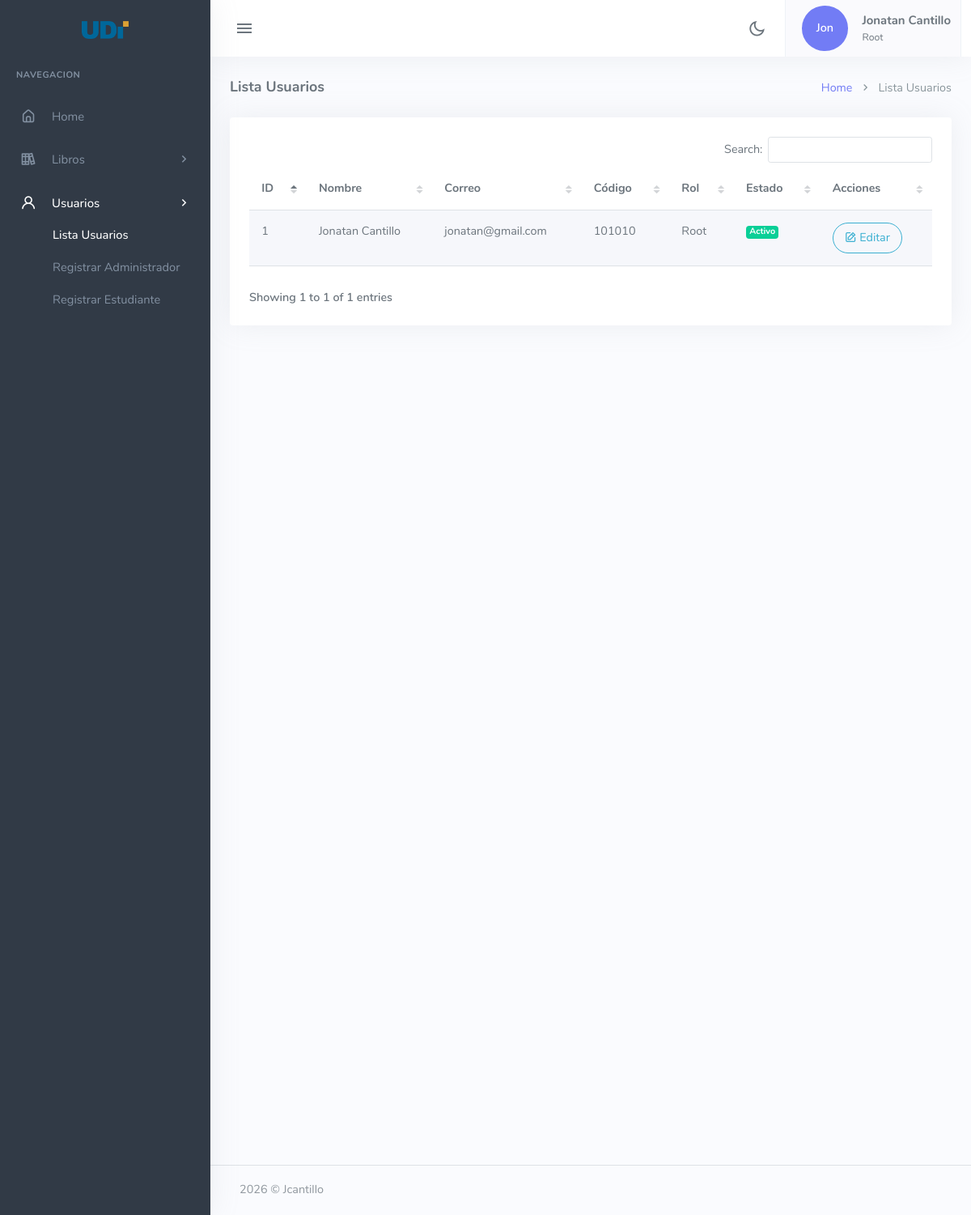
Page /barrancabermeja/tables-datatable.php (signed in) on the earlier database version.
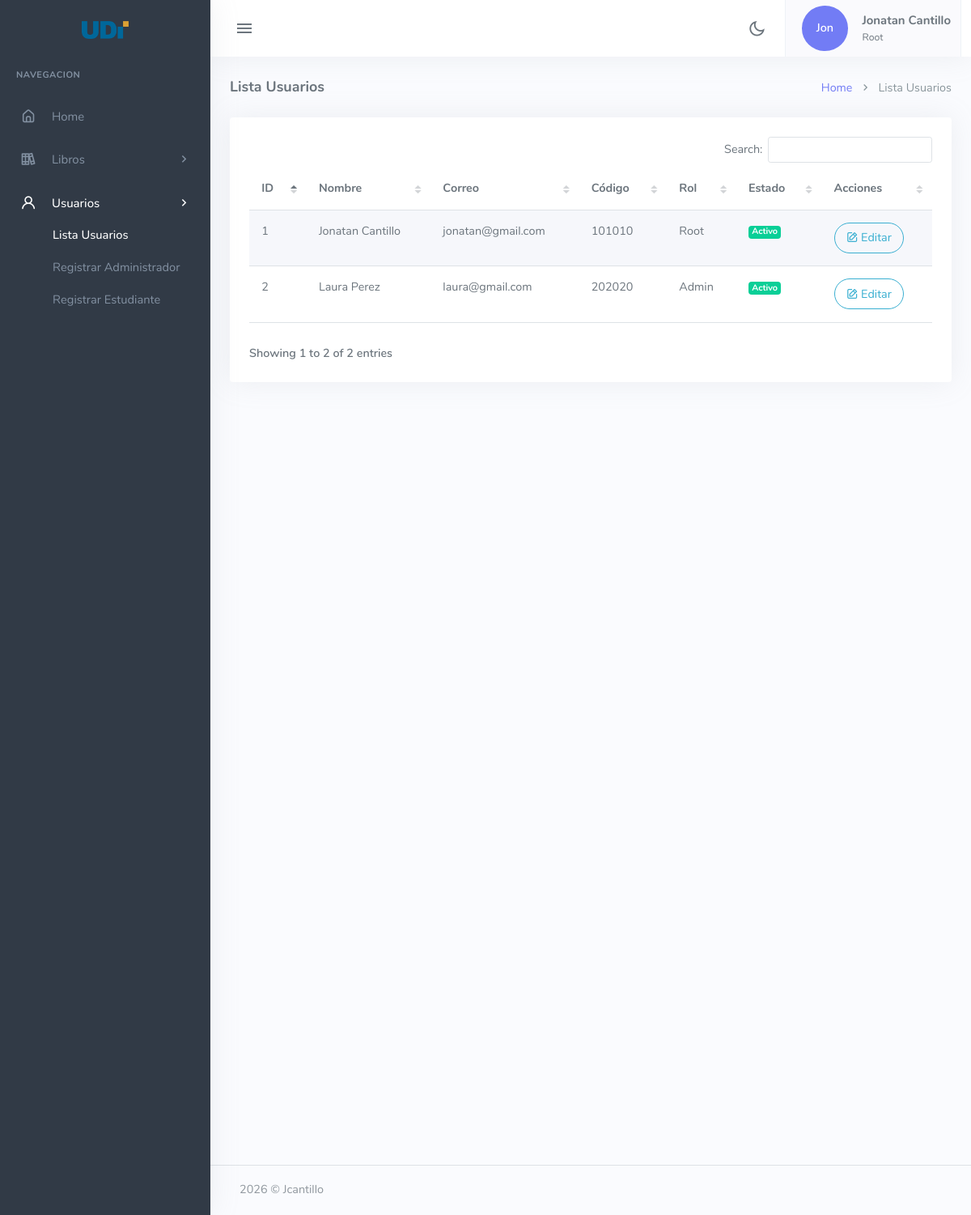
Same page on the later database version.
### tables this page shows
CREATE TABLE usuarios (
    idUser INT AUTO_INCREMENT PRIMARY KEY,         
    code_cc VARCHAR(50) NOT NULL UNIQUE,            
    name VARCHAR(50) NOT NULL,                     
    email VARCHAR(100) NOT NULL UNIQUE,            
    password VARCHAR(255) NOT NULL,                
    fecha_registro TIMESTAMP DEFAULT CURRENT_TIMESTAMP,  
    ultimo_acceso TIMESTAMP NULL,                  
    rol ENUM('Root', 'Admin', 'Estudiante') DEFAULT 'Estudiante',   
    carrera ENUM('Admi. Empresas', 'Ing. Sistemas', 'Diseño grafico','Ing. Industrial','Psicologia','Admin') DEFAULT 'Admin',   
    estado ENUM('Activo', 'Inactivo') DEFAULT 'Activo'   
);

### barrancabermeja/includes/conn.php (called while the page is built, shortened)
<?php
if (!class_exists('conectarDB')) {
    class conectarDB {
        public function __construct() {
            try {
                $this->conn_db = new PDO(
                    DB_HOST, DB_USER, DB_PASS,
                    [PDO::ATTR_ERRMODE => PDO::ERRMODE_EXCEPTION]
                );
                return $this->conn_db;
            } catch(PDOException $e) {
                die("Database error: " . $e->getMessage());
            }
        }
    }
}

### barrancabermeja/includes/class_usuario.php (called while the page is built, shortened)
<?php
require('conn.php');
class Usuario extends conectarDB {
    public function listarUsuarios() {
        $sql = "SELECT * FROM usuarios";
        $stmt = $this->conn_db->prepare($sql);
        $stmt->execute();
        $resultados = $stmt->fetchAll(PDO::FETCH_ASSOC);
        return $resultados;
    }
    public function datosUser_email($email) {
        $sql = "SELECT * FROM usuarios WHERE email = :email";
        $stmt = $this->conn_db->prepare($sql);
        $stmt->bindParam(':email', $email, PDO::PARAM_STR);
        $stmt->execute();
        $resultado = $stmt->fetch(PDO::FETCH_ASSOC);
        return $resultado;
    }
}
?>

### barrancabermeja/tables-datatable.php (the view, shortened to what the changed rows need)
<?php
require('includes/class_usuario.php');
$listUser = new Usuario();
$listUser = $listUser->listarUsuarios();
?>
<!DOCTYPE html>
<html lang="en">
<head>
    <link href="assets/vendor/datatables.net-bs5/css/dataTables.bootstrap5.min.css" rel="stylesheet" type="text/css" />
    <link href="assets/vendor/datatables.net-responsive-bs5/css/responsive.bootstrap5.min.css" rel="stylesheet"
        type="text/css" />
    <link href="assets/vendor/datatables.net-fixedcolumns-bs5/css/fixedColumns.bootstrap5.min.css" rel="stylesheet"
        type="text/css" />
    <link href="assets/vendor/datatables.net-fixedheader-bs5/css/fixedHeader.bootstrap5.min.css" rel="stylesheet"
        type="text/css" />
    <link href="assets/vendor/datatables.net-buttons-bs5/css/buttons.bootstrap5.min.css" rel="stylesheet"
        type="text/css" />
    <link href="assets/vendor/datatables.net-select-bs5/css/select.bootstrap5.min.css" rel="stylesheet"
        type="text/css" />
    <link href="assets/css/app-saas.min.css" rel="stylesheet" type="text/css" id="app-style" />
    <link href="assets/css/icons.min.css" rel="stylesheet" type="text/css" />
</head>
<body>
    <div class="wrapper">
        <?php
        include ("navbar.php");
        ?>
        <div class="content-page">
            <div class="content">
                <div class="container-fluid">
                    <div class="row">
                        <div class="col-12">
                            <div class="card">
                                <div class="card-body">
                                    <div class="tab-content">
                                        <div class="tab-pane show active" id="scroll-vertical-preview">
                                            <table id="scroll-vertical-datatable"
                                                class="table table-striped dt-responsive nowrap w-100">
                                                <thead>
                                                    <tr>
                                                        <th>ID</th>
                                                        <th>Nombre</th>
                                                        <th>Correo</th>
                                                        <th>Código</th>
                                                        <th>Rol</th>
                                                        <th>Estado</th>
                                                        <th>Acciones</th>
                                                    </tr>
                                                </thead>
                                                <tbody>
                                                    <?php
        foreach ($listUser as $user) { ?>
                                                    <tr>
                                                        <td><?= htmlspecialchars($user["idUser"]) ?></td>
                                                        <td><?= htmlspecialchars($user["name"]) ?></td>
                                                        <td><?= htmlspecialchars($user["email"]) ?></td>
                                                        <td><?= htmlspecialchars($user["code_cc"]) ?></td>
                                                        <td><?= htmlspecialchars($user["rol"]) ?></td>                                                        <?php if($user["estado"]=="Activo") { ?>
                                                        <td><span class="badge bg-success">Activo</span></td>
                                                        <?php }else{ ?>
                                                        <td><span class="badge bg-danger">Inactivo</span></td>
                                                        <?php }?>
                                                        <td>
                                                            <form action="editar_usuario.php" method="POST"
                                                                style="display:inline-block;">
                                                                <button type="submit"
                                                                    class="btn btn-outline-info rounded-pill">
                                                                    <i class="uil-edit"></i> Editar
                                                                </button>
                                                            </form>
                                                        </td>
                                                    </tr>
                                                    <?php }  ?>
                                                </tbody>
                                            </table>
                                        </div>
                                    </div>
                                </div>
                            </div>
                        </div>
                    </div>
                </div>
            </div>
        </div>
    </div>
</body>
</html>

### barrancabermeja/navbar.php (shortened to what the changed rows need)
<?php
require_once('includes/class_usuario.php');
$usuario = new Usuario();
$usuario = $usuario->datosUser_email($_SESSION['usuario_email']);
?>
<div class="navbar-custom">
    <div class="topbar container-fluid">
        <ul class="topbar-menu d-flex align-items-center gap-3">
            <li class="dropdown">
                <a class="nav-link dropdown-toggle arrow-none nav-user px-2" data-bs-toggle="dropdown" href="#"
                    role="button" aria-haspopup="false" aria-expanded="false">
                    <span class="avatar-md d-flex justify-content-center align-items-center" style="height: 100%;">
                        <span
                            class="avatar-title bg-primary rounded-circle d-flex justify-content-center align-items-center"
                            style="width: 80%; height: 80%;">
                            <?php echo substr($usuario["name"], 0, 3); ?>
                        </span>
                    </span>
                    <span class="d-lg-flex flex-column gap-1 d-none">
                        <h5 class="my-0"><?php echo $usuario["name"] ?></h5>
                        <h6 class="my-0 fw-normal"><?php echo $usuario["rol"] ?></h6>
                    </span>
                </a>
            </li>
        </ul>
    </div>
</div>

Differences in the rows shown:
added usuarios: idUser "2", name "Laura Perez", email "laura@gmail.com", code_cc "202020", rol "Admin", estado "Activo"
Other differences:
text written by a page script: "Search: Showing 1 to 1 of 1 entries" → "Search: Showing 1 to 2 of 2 entries"
